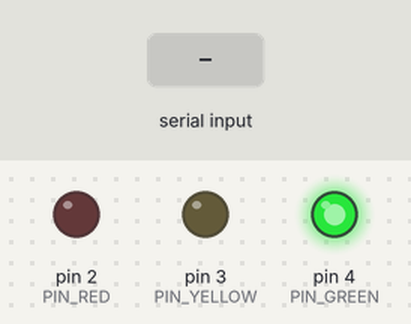
Bench run of a sketch on a simulated Arduino Uno, built with avr-gcc and run on an emulated ATmega328P. On the bench: output pins drawn as LEDs (lit = HIGH). Inputs (shaded band) come from the test bench.

Above: at 1.2 s.
1.3 s: "R" received over Serial
At 1.9 s:
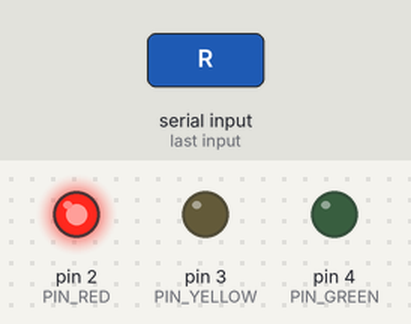
2.8 s: "Y" received over Serial
At 4.0 s:
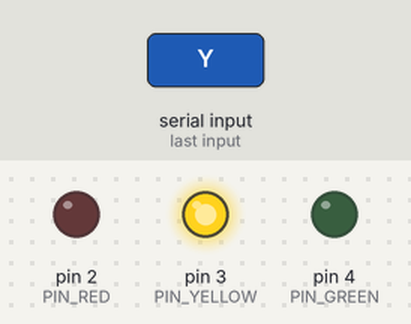
4.3 s: "O" received over Serial
At 5.3 s:
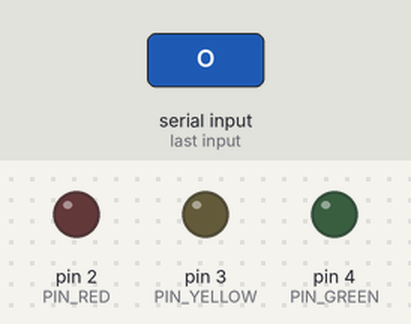
5.8 s: "G" received over Serial
At 6.5 s:
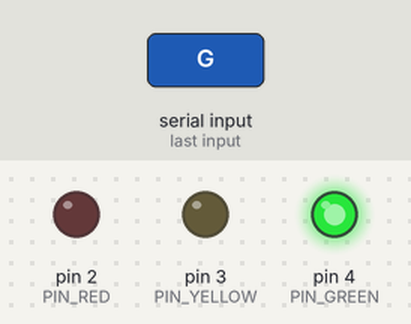
Timing chart, 0 to 8.3 s (numbered marks = the images above; inputs shaded):
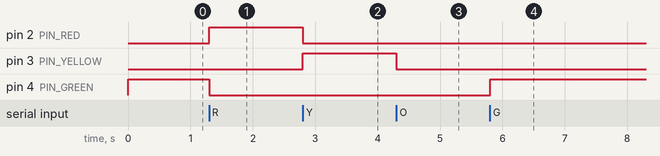

Measured:
- after the input at 1.3 s, pin 2 (PIN_RED): LOW → HIGH at once; pin 4 (PIN_GREEN): HIGH → LOW at once
- after the input at 2.8 s, pin 2 (PIN_RED): HIGH → LOW at once; pin 3 (PIN_YELLOW): LOW → HIGH at once
- after the input at 4.3 s, pin 3 (PIN_YELLOW): HIGH → LOW at once
- after the input at 5.8 s, pin 4 (PIN_GREEN): LOW → HIGH at once

The sketch:

CCLights.ino
```cpp
#define PIN_RED    2   // D2
#define PIN_YELLOW 3   // D3
#define PIN_GREEN  4  // D4

void setup() {
    pinMode(PIN_RED, OUTPUT);
    pinMode(PIN_YELLOW, OUTPUT);
    pinMode(PIN_GREEN, OUTPUT);
    Serial.begin(9600);
    setGreen(); // 默认空闲绿灯
}

void loop() {
    if (Serial.available() > 0) {
        char cmd = Serial.read();
        switch (cmd) {
            case 'R': setRed(); break;
            case 'Y': setYellow(); break;
            case 'G': setGreen(); break;
            case 'O': allOff(); break;
        }
    }
}

void setRed()    { digitalWrite(PIN_RED, HIGH); digitalWrite(PIN_YELLOW, LOW); digitalWrite(PIN_GREEN, LOW); }
void setYellow() { digitalWrite(PIN_RED, LOW);  digitalWrite(PIN_YELLOW, HIGH); digitalWrite(PIN_GREEN, LOW); }
void setGreen()  { digitalWrite(PIN_RED, LOW);  digitalWrite(PIN_YELLOW, LOW); digitalWrite(PIN_GREEN, HIGH); }
void allOff()    { digitalWrite(PIN_RED, LOW);  digitalWrite(PIN_YELLOW, LOW); digitalWrite(PIN_GREEN, LOW); }
```
